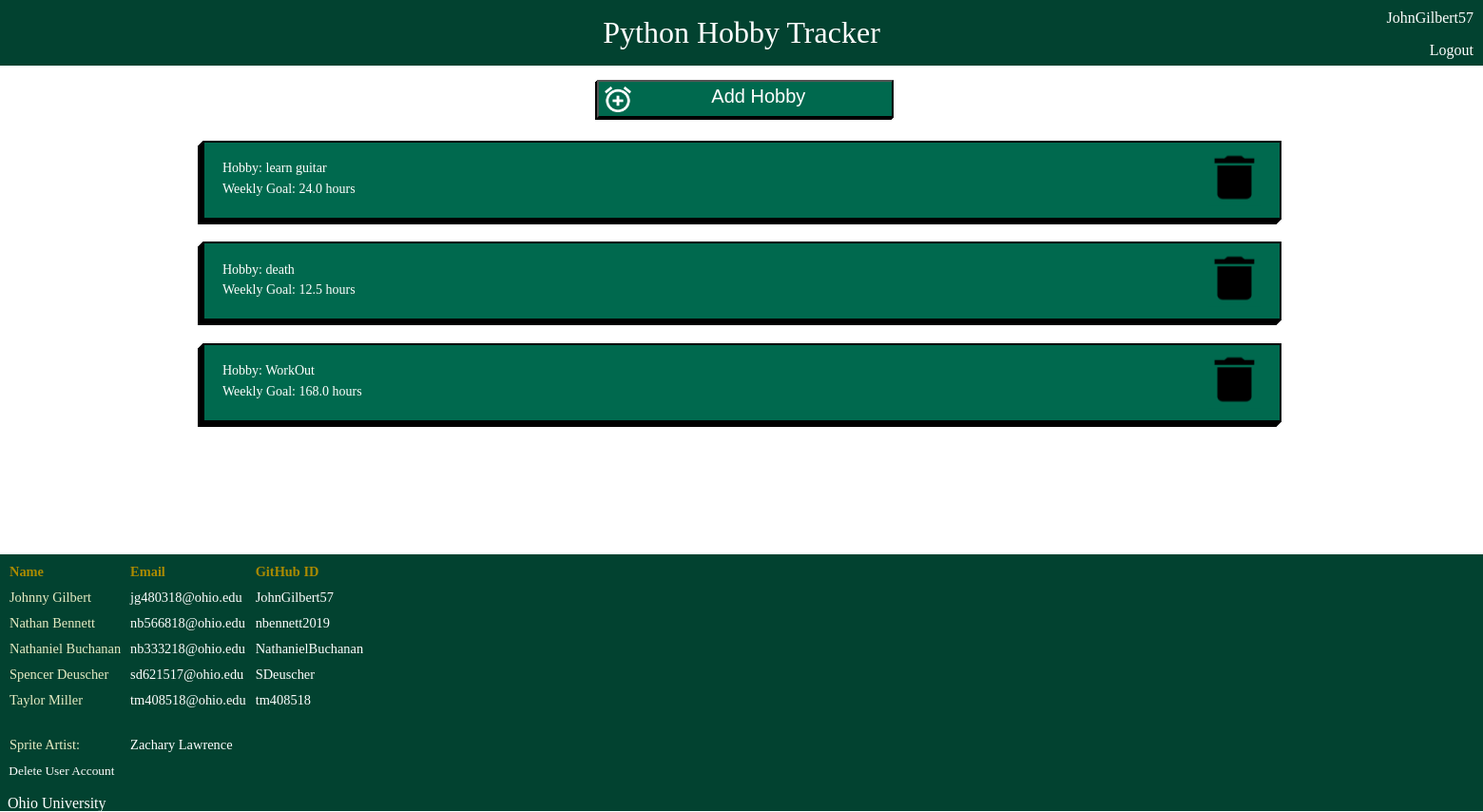
Page /userhobbies/ (signed in) on the earlier database version.
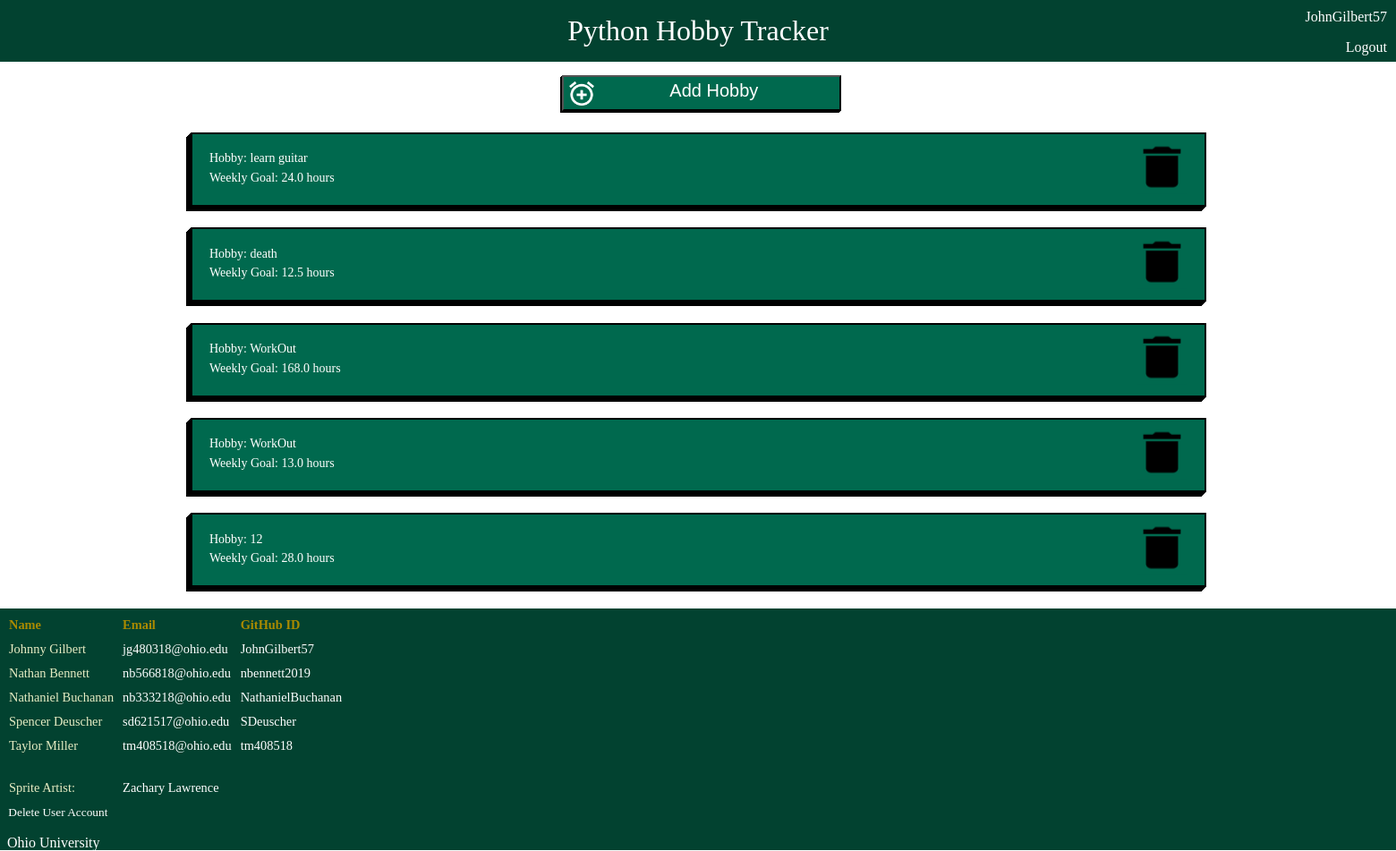
Same page on the later database version.
### myapp/models.py (models this page shows, shortened)
class Hobby(models.Model):
    hobbyUser = models.ForeignKey(User, on_delete=models.CASCADE)
    spriteId = models.ForeignKey(Sprite, on_delete=models.CASCADE, help_text = None) #CHECK THIS
    name = models.CharField(max_length=300, help_text = None)
    timeLimit = models.FloatField(validators = [MinValueValidator(0), MaxValueValidator(168.0)], help_text = None)

### myapp/views.py (the view)
# urls.py: path('userhobbies/', hobbiespage),
def hobbiespage(response):
    if response.method == "POST":
        form = NewHobbyForm(response.POST)
        if form.is_valid():
            obj = form.save(commit=False)
            obj.hobbyUser = User.objects.get(pk=response.user.id)
            obj.save()
            return redirect("/userhobbies")
    else:
        form = NewHobbyForm()
    if response.user.is_anonymous:
        return redirect('/login')
    if response.method == "POST" and 'delete' in response.POST:
        delete_key = response.POST.get('delete')
        if Hobby.objects.filter(pk=delete_key).count() > 0:
            target = Hobby.objects.get(pk=delete_key)
            target.delete()
    if response.method == "POST" and 'deleteuser' in response.POST:
        username = response.user.username
        u = User.objects.get(username = username)
        u.delete()
        return redirect('/login')
    userHobbies = Hobby.objects.filter(hobbyUser=response.user)
    context = {
        'userHobbies': list(userHobbies),
        'form': form
    }
    return render(response, './myhobby/userhobbies.html', context)

### myapp/models.py (called while the page is built)
    def __str__(self):
        return self.spriteName

### myapp/templates/myhobby/userhobbies.html (shortened to what this page needs)
{% load crispy_forms_tags%}
{% block content %}
{% load static %}
<!DOCTYPE >
<html>
    <head>
        <link rel = "stylesheet" type = "text/css" href="{% static 'myapp/css/userhobbies.css' %}">
    </head>
    <body>
        <div id = header>
            <p>Python Hobby Tracker</p>
        </div>
        <div id = credentials>
            <p>{{user.username}}</p>
            <a href = "{% url 'logout' %}">Logout</a>
        </div>
        <div id = container>
            <div id = addhobby>
                <button data-modal-target = "#modal" type = 'submit' id = "Create"><img src = "{% static 'myapp/img/add.png' %}"/><p>Add Hobby</p></button>
            </div>
            {% for hobby in userHobbies %}
            <div id = hobbyinfo>
                <a href="/hobbyview?hobbyid={{ hobby.id }}">
                    <p style = "padding-bottom: 0.5%;">Hobby: {{ hobby.name }}</p>
                    <p>Weekly Goal: {{ hobby.timeLimit}} hours</p>
                </a>
                <form method="POST">
                    <button type='submit' name="delete" value='{{hobby.id}}'><img src ="{% static 'myapp/img/Vector.png' %}" alt = "Trash Can"/></button>
                </form>
            </div>
        {% endfor %}
        </div>
        <div id = footer>
                <table>
                    <tr>
                        <th>Name</th>
                        <th>Email</th>
                        <th>GitHub ID</th>
                    </tr>
                    <tr>
                        <td>Johnny Gilbert</td>
                        <td><a href="mailto: jg480318@ohio.edu">jg480318@ohio.edu</a></td>
                        <td><a href=https://github.com/JohnGilbert57>JohnGilbert57</a></td>
                    </tr>
                    <tr>
                        <td>Nathan Bennett</td>
                        <td><a href="mailto: nb566818@ohio.edu">nb566818@ohio.edu</a></td>
                        <td><a href=https://github.com/nbennett2019>nbennett2019</a></td>
                    </tr>
                    <tr>
                        <td>Nathaniel Buchanan</td>
                        <td><a href="mailto: nb333218@ohio.edu">nb333218@ohio.edu</a></td>
                        <td><a href=https://github.com/NathanielBuchanan>NathanielBuchanan</a></td></td>
                    </tr>
                    <tr>
                        <td>Spencer Deuscher</td>
                        <td><a href="mailto: sd621517@ohio.edu">sd621517@ohio.edu</a></td>
                        <td><a href=https://github.com/SDeuscher>SDeuscher</a></td></td>
                    </tr>
                    <tr>
                        <td>Taylor Miller</td>
                        <td><a href="mailto: tm408518@ohio.edu">tm408518@ohio.edu</a></td>
                        <td><a href=https://github.com/tm408518>tm408518</a></td>
                    </tr>
                    <tr>
                        <td>Sprite Artist:</td>
                        <td><a href="mailto: zacharylawrence00@gmail.com">Zachary Lawrence</a></td>
                    </tr>
                </table>
                <form method="POST">
                    <button type='submit' name="deleteuser" id = "deleteAccount">Delete User Account</button>
                </form>
                <p><a href=https://www.ohio.edu>&nbsp&nbspOhio University<a></p>
            </div>
    </body>
</html>
{% endblock%}

Differences in the rows shown:
added Hobby: name "WorkOut", timeLimit "13.0", {{ hobby.id }} 78 (drawn)
added Hobby: name "12", timeLimit "28.0", {{ hobby.id }} 79 (drawn)
